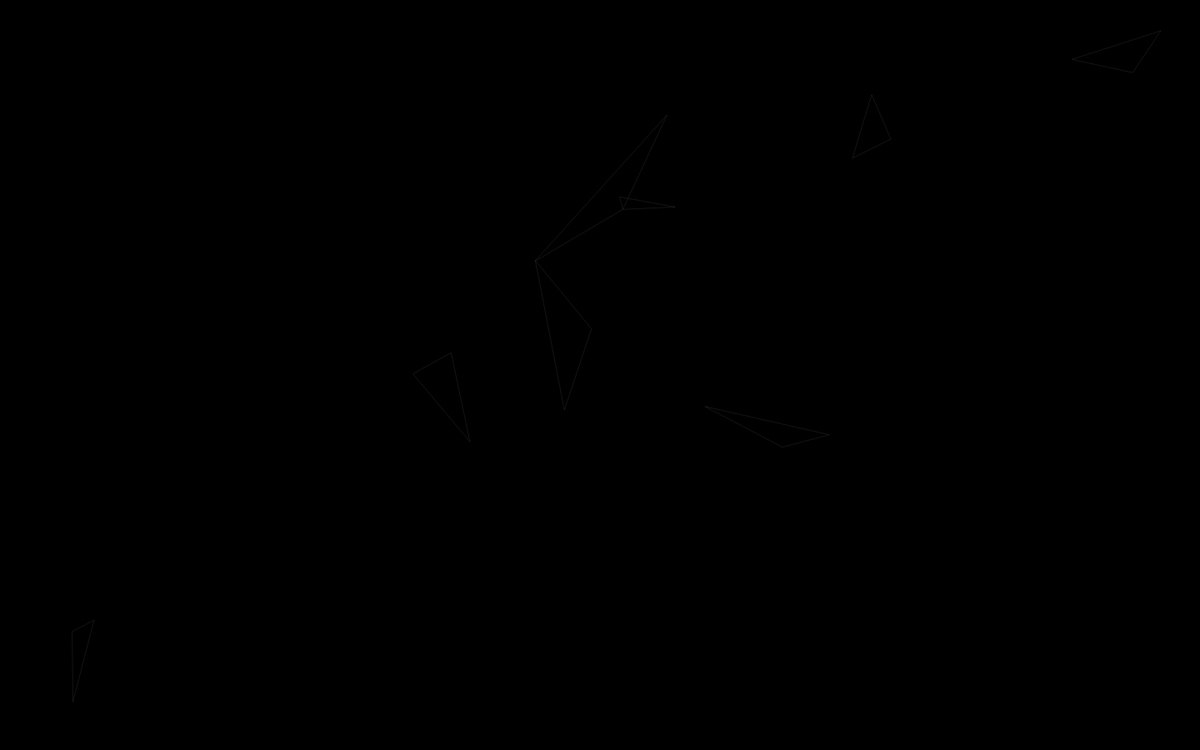
Frame 1 (no input)
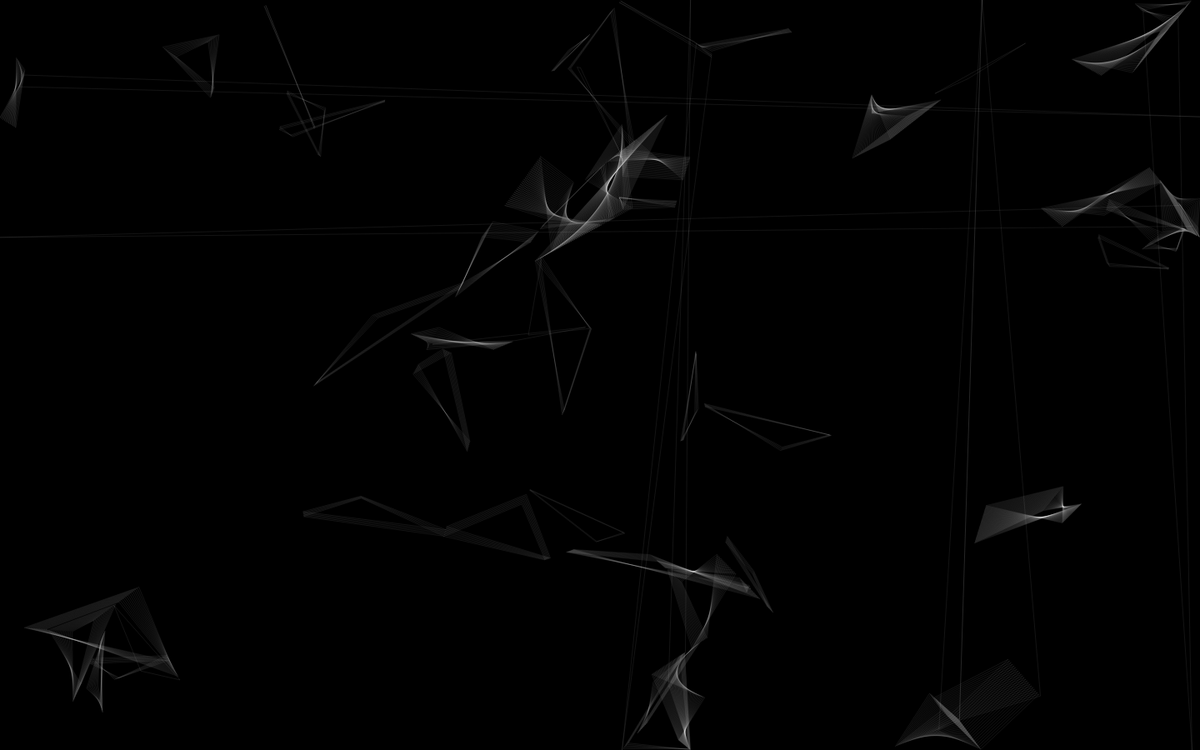
Frame 60 (no input)
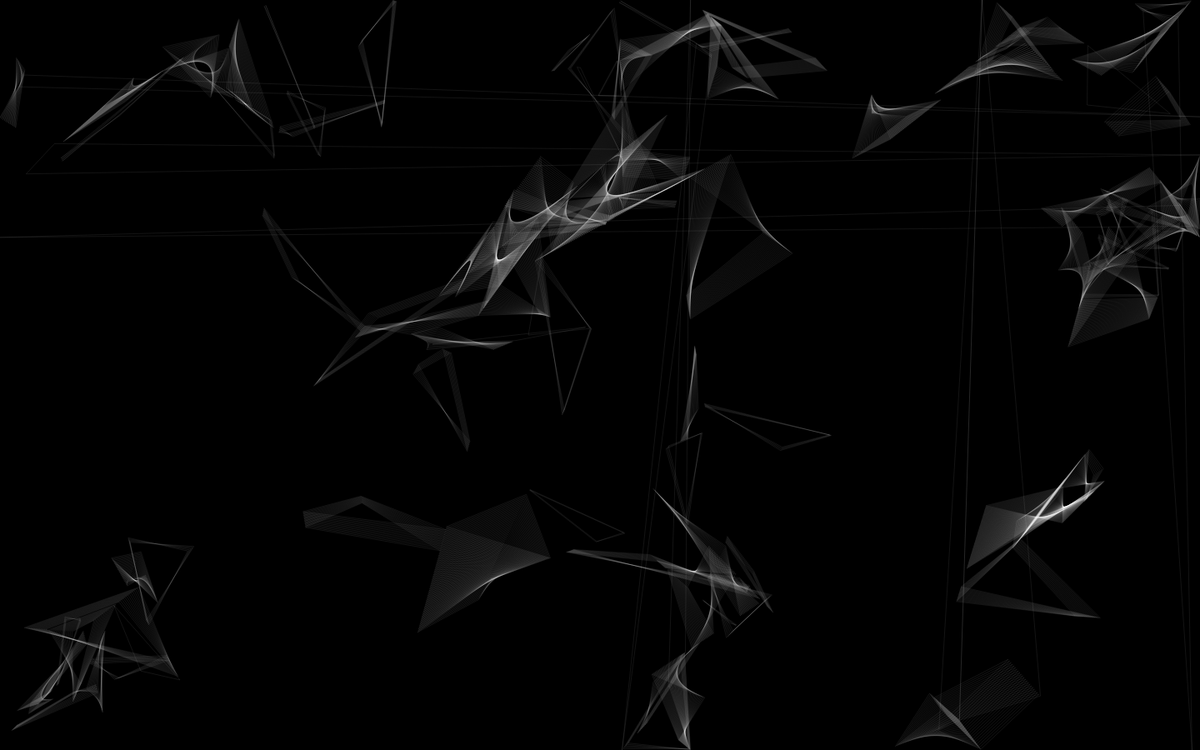
Frame 120 (the mouse pressed at the canvas centre since frame 60)

The p5.js sketch that drew these frames (run headless with seeded random() and noise() and a simulated clock; from frame 60 on, the mouse is pressed at the canvas centre):

// p5.js sketch
// ── sketch.js
var agents = [];

// make a variable to see the number of these agents we have
var numAgents = 100;
var maxSpeed = 2;
var minRadius = 20;
var maxRadius = 80;

function setup() {
  createCanvas(1440, 900);
  
  for (var i=0; i<numAgents; i++) {
    var a = new Agent(random(width), random(height), random(-maxSpeed, maxSpeed), random(-maxSpeed, maxSpeed), random(minRadius, maxRadius));
    agents.push(a);
  }
  
  // clear screen to black once
  background(0);
}

function draw() {
  // update loop for the agents
  for (var i=0; i<agents.length; i++) {
    // update the agents position
    agents[i].update(); 
    
    // before we do the comparison, let's clear (empty) each agents'
    // intersectingAgents list, so that it only holds the intersecting
    // agents at that frame and not all previous frames
    agents[i].intersectingAgents = [];
    
    // then we loop through all of the other agents, and add them
    // to agent[i]'s list of intersecting agents if they intersect.
    
    // by starting the j-loop at j=i+1, we avoid comparing
    // combinations of agents more than once, and end up comparing every
    // agent to every other agent exactly once, i.e.
    // (0, 1), (0, 2), (0, 3).... (1, 2), (1, 3), (1, 4).... (2, 3), (2, 4) .... so on
    
    for (var j=i+1; j<agents.length; j++) {
      // check if agent i and agent j are intersecting
      if (checkIfAgentsIntersecting(agents[i], agents[j])) {
        // if agent i and agent j are intersecting, add them
        // to each others intersectingAgents arrays
        agents[i].intersectingAgents.push(agents[j]);
        agents[j].intersectingAgents.push(agents[i]);
      }
    }
  }
  
  // at the end of this update loop, each agent has a list of the other
  // agents which it intersects with in the array intersectingAgents
  
  // now instead of simply drawing the agents,
  // let's draw a line connecting the centers of any intersecting agents
  for (var i=0; i<agents.length; i++) {
    // loop through each of the agents inside this agent's intersectingAgents list
    
    // check if we have two intersecting agents.  if so, we 
    // connect them with a triangle
    if (agents[i].intersectingAgents.length == 2) {
      var intersectingAgent1 = agents[i].intersectingAgents[0];
      var intersectingAgent2 = agents[i].intersectingAgents[1];
      
      stroke(255, 20);
      noFill();
      triangle(agents[i].position.x, agents[i].position.y, intersectingAgent1.position.x, intersectingAgent1.position.y, intersectingAgent2.position.x, intersectingAgent2.position.y);
    }
    
  }
}

// this function will take two agents as input and return true/false
// depending on if they are intersecting (see p10_intersecting_circles)
function checkIfAgentsIntersecting(a, b) {    // a and b are agents
  var d = dist(a.position.x, a.position.y, b.position.x, b.position.y);
  if (d < a.radius + b.radius) {
    return true;
  }
  else {
    return false;
  }
}


function Agent(x_, y_, vx_, vy_, rad) {
  this.position = {x:x_, y:y_};   // position of the agent
  this.velocity = {x:vx_, y:vy_}; // velocity (speed) of the agent
  this.radius = rad;              // radius of the agent
  this.intersectingAgents = [];   // an array of the other agents which are intersecting with this agent
  
  // add velocity to the position to move the circle
  this.update = function() {
    this.position.x += this.velocity.x;
    this.position.y += this.velocity.y;
    this.wrap();
  }
  
  // wrapping function to wrap the agent around the screen
  // if it goes off of it
  this.wrap = function() {
    if (this.position.x > width) {
      this.position.x = 0;
    }
    if (this.position.x < 0) {
      this.position.x = width;
    }
    if (this.position.y > height) {
      this.position.y = 0;
    }
    if (this.position.y < 0) {
      this.position.y = height;
    }
  }
  
  // draw the agent
  this.draw = function() {
    noFill();
    ellipse(this.position.x, this.position.y, 2 * this.radius, 2 * this.radius);
    var angle = atan2(this.velocity.y, this.velocity.x);
    line(this.position.x, this.position.y, this.position.x + this.radius * cos(angle), this.position.y + this.radius * sin(angle));
  }
}
